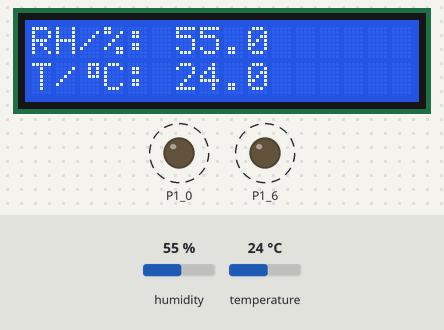
This sketch was run on a simulated TI MSP430 LaunchPad. On the bench: 16×2 character LCD, output pins drawn as LEDs (lit = HIGH). Wiring (inferred from the names in the program): DHT11 sensor: data P1_7. Dashed ring = blinking. The test bench sets the inputs (shaded band); at power-on: humidity 55 %, temperature 24 °C. Pins used as bus, display or sensor lines are not drawn; what the sketch prints to the serial monitor is not drawn.

Above: at 1.2 s.
1.3 s: humidity set to 22 %
At 2.6 s:
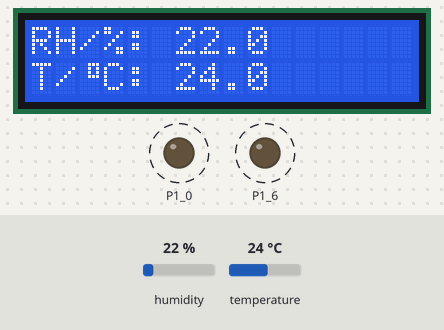
4.6 s: temperature set to 12 °C
At 5.6 s:
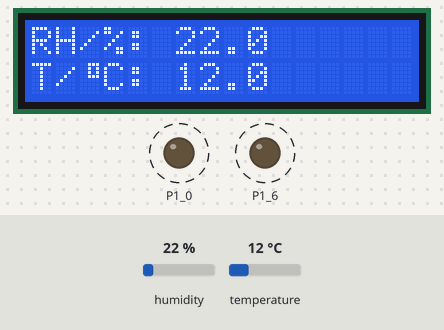
6.6 s: humidity set to 40 %
At 8.0 s:
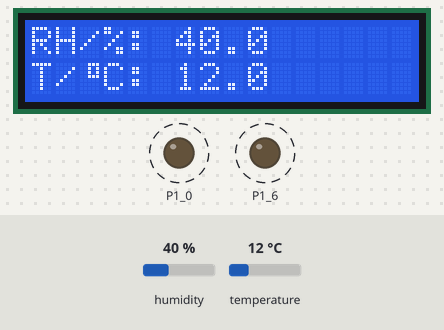
8.7 s: temperature set to 19 °C
At 9.9 s:
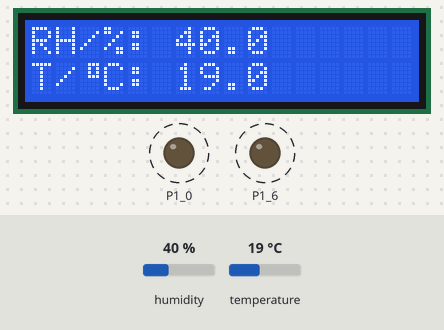
Timing chart, 0 to 11.7 s (numbered marks = the images above; inputs shaded):
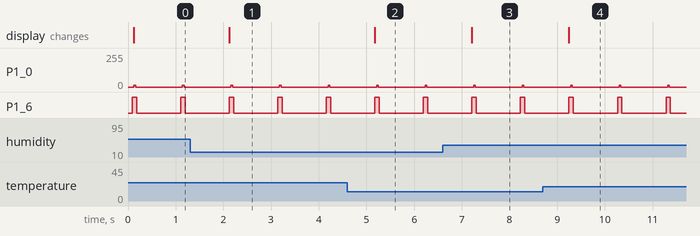

Measured:
- after the input at 1.3 s, the display: changes after 0.83 s (image 1)
- after the input at 4.6 s, the display: changes after 0.58 s (image 2)
- after the input at 6.6 s, the display: changes after 0.61 s (image 3)
- after the input at 8.7 s, the display: changes after 0.55 s (image 4)
- by itself, P1_0: alternates 13/255 for 0.04 s and 0/255 for 0.98 s
- by itself, P1_6: alternates HIGH for 0.09 s and LOW for 0.93 s

The sketch:

Zigbee_Remote_Humidity_Temperature_Monitor_with_MSP430.ino
```cpp
#include <LiquidCrystal.h>


#define DHT11_pin    P1_7


LiquidCrystal lcd(P1_4, P1_5, P2_0, P2_1, P2_2, P2_3);


boolean state = 1;

byte symbol[8]  =
{
      0x07, 0x05, 0x05, 0x07, 0x00, 0x00, 0x00, 0x00
};

unsigned char values[5];


void DHT11_init();
unsigned char get_byte();
unsigned char get_data();


void setup()
{
     pinMode(RED_LED, OUTPUT);
     pinMode(GREEN_LED, OUTPUT);
     digitalWrite(RED_LED, LOW);
     digitalWrite(GREEN_LED, LOW);
     Serial.begin(9600);
     Serial.flush();
     lcd.begin(16, 2);
     lcd.clear();
     lcd.createChar(0, symbol);
     lcd.noBlink();
}

void loop()
{
      state = get_data();

      switch(state)
      {
          case 1:
          {
              lcd.clear();
              lcd.setCursor(5, 0);
              lcd.print("Error!");
              Serial.println("E");
          }
          default:
          {
              lcd.clear();
              lcd.setCursor(0, 0);
              lcd.print("RH/%:");
              lcd.setCursor(0, 1);
              lcd.print("T/ C:");
              lcd.setCursor(2, 1);
              lcd.write(byte(0));

              lcd.setCursor(6, 0);
              lcd.print(values[0]);
              lcd.setCursor(8, 0);
              lcd.print(".");
              lcd.setCursor(9, 0);
              lcd.print(values[1]);

              lcd.setCursor(6, 1);
              lcd.print(values[2]);
              lcd.print(".");
              lcd.setCursor(9, 1);
              lcd.print(values[3]);

              Serial.println("S");
              Serial.print(values[0]);
              Serial.print(".");
               Serial.println(values[1]);
              Serial.print(values[2]);
              Serial.print(".");
               Serial.println(values[3]);
          }
      }

      digitalWrite(GREEN_LED, HIGH);
      delay(90);
      digitalWrite(GREEN_LED, LOW);
      delay(900);
}


void DHT11_init()
{
    pinMode(DHT11_pin, INPUT);
   delay(1000);
}


unsigned char get_byte()
{
   unsigned char s = 0;
   unsigned char value = 0;

   pinMode(DHT11_pin, INPUT);
   digitalWrite(RED_LED, HIGH);

   for(s = 0; s < 8; s += 1)
   {
      value <<= 1;
      while(digitalRead(DHT11_pin) == LOW);
      delayMicroseconds(30);
      if(digitalRead(DHT11_pin) == HIGH)
      {
          value |= 1;
      }
      while(digitalRead(DHT11_pin) == HIGH);
   }

   digitalWrite(RED_LED, LOW);
   return value;
}


unsigned char get_data()
{
   boolean chk = 0;
   unsigned char s = 0;
   unsigned char check_sum = 0;

   pinMode(DHT11_pin, OUTPUT);
   digitalWrite(DHT11_pin, HIGH);
   digitalWrite(DHT11_pin, LOW);
   delay(18);
   digitalWrite(DHT11_pin, HIGH);
   delayMicroseconds(26);

   pinMode(DHT11_pin, INPUT);
   chk = digitalRead(DHT11_pin);
   if(chk == true)
   {
      return 1;
   }
   delayMicroseconds(80);

   chk = digitalRead(DHT11_pin);
   if(chk == false)
   {
      return 1;
   }
   delayMicroseconds(80);

   for(s = 0; s <= 4; s += 1)
   {
       values[s] = get_byte();
   }

   pinMode(DHT11_pin, OUTPUT);
   digitalWrite(DHT11_pin, HIGH);

   for(s = 0; s < 4; s++)
   {
       check_sum += values[s];
   }

   if(check_sum != values[4])
   {
      return 1;
   }
   else
   {
      return 0;
   }
}
```
